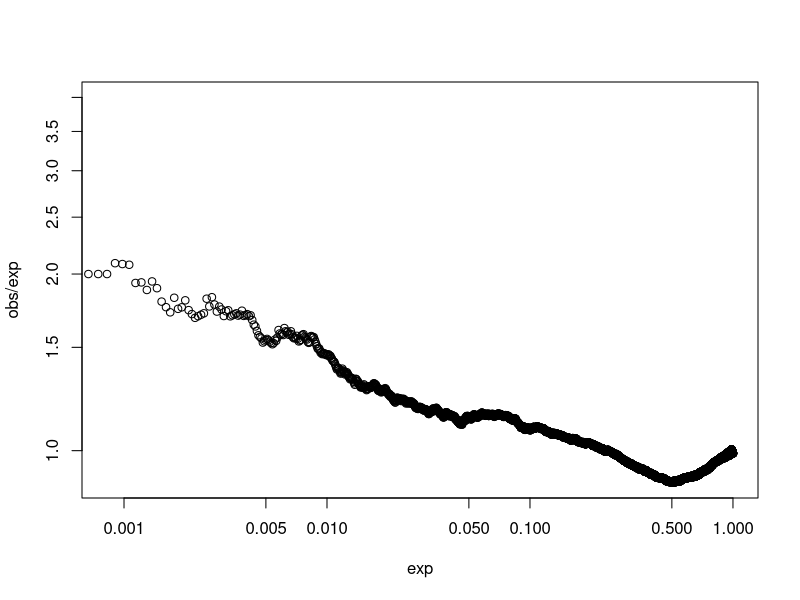
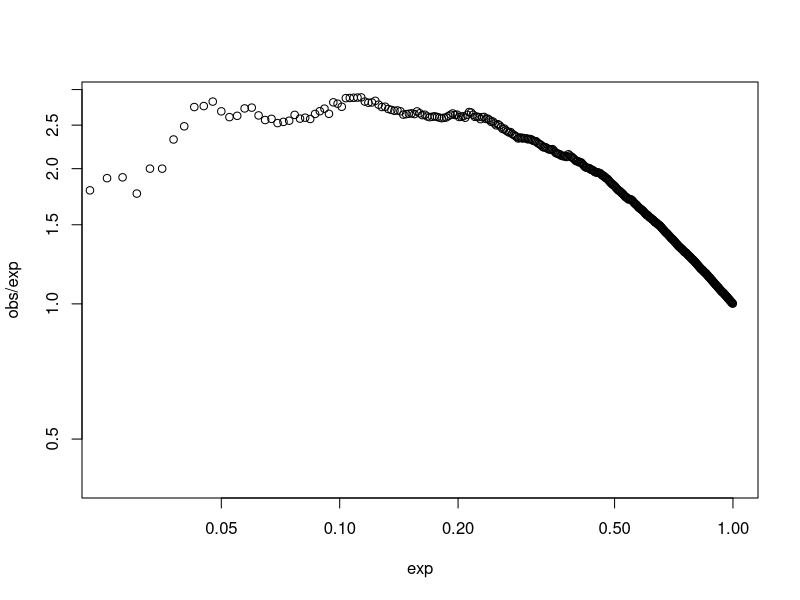
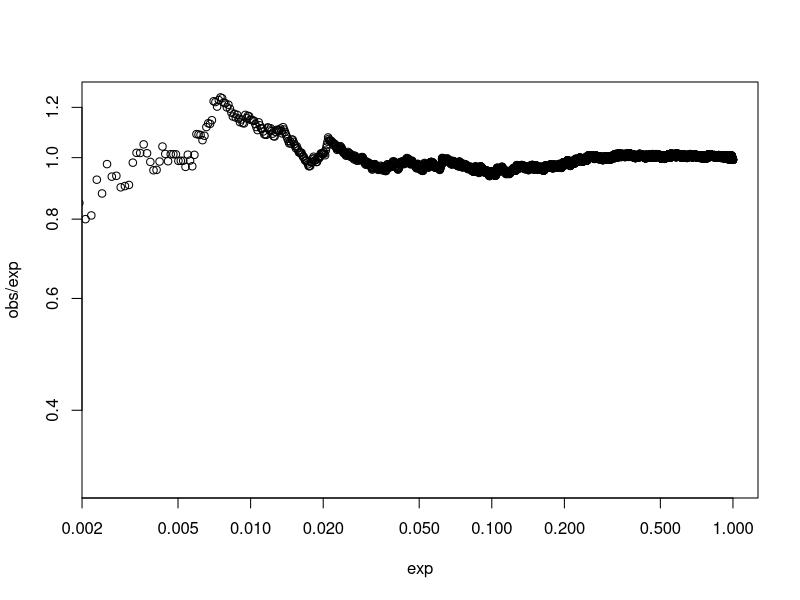

These figures' R source, in order:
## ---- chunk 1
knitr::opts_chunk$set(error=FALSE, warning=FALSE, message=FALSE)
knitr::opts_chunk$set(fig.path="figures-peak/")
## ---- chunk 2
group <- rep(c("A", "B"), each=2)
nlibs <- length(group)
design <- model.matrix(~group)
## ---- chunk 3
library(edgeR)
set.seed(90000)
P <- 1/0.1
nsites <- 1e5
is.null <- seq_len(nsites)
counts <- rbind(matrix(rnbinom(nsites*nlibs, mu=50, size=P), ncol=nlibs, byrow=TRUE),
                matrix(rnbinom(nsites*0.1*nlibs, mu=c(100, 100, 0, 0), size=P), ncol=nlibs, byrow=TRUE))
## ---- chunk 4
plotAlpha <- function(pvals, ylab="Observed/specified", xlab="Specified", xlim=NULL, ...) {
    exp <- (seq_along(pvals) - 0.5)/length(pvals)
    n <- findInterval(exp, sort(pvals))
    obs <- n/length(pvals)
    if (is.null(xlim)) { # Stable at 20 observations.
        xlim <- c(exp[which(n >= 20)[1]], 1)
    }
    plot(exp, obs/exp, log="xy", xlim=xlim, ...)
}
## ---- chunk 5
top.al2 <- apply(counts, 1, FUN=function(x) { sort(x)[nlibs-1] })
keep.al2 <- length(top.al2) - rank(top.al2, ties.method="random") +1 <= 20000
sum(which(keep.al2) %in% is.null)
## ---- chunk 6
y.al2 <- DGEList(counts[keep.al2,], lib.size=rep(1e6, nlibs))
y.al2 <- estimateDisp(y.al2, design)
y.al2$common.dispersion
## ---- chunk 7
fit.al2 <- glmQLFit(y.al2, design, robust=TRUE)
res.al2 <- glmQLFTest(fit.al2)
plotAlpha(res.al2$table$PValue[which(keep.al2) %in% is.null])
## ---- chunk 8
top.u <- apply(counts, 1, FUN=function(x) { max(x) })
keep.u <- length(top.u) - rank(top.u, ties.method="random") +1 <= 5000
sum(which(keep.u) %in% is.null)
## ---- chunk 9
y.u <- DGEList(counts[keep.u,], lib.size=rep(1e6, nlibs))
y.u <- estimateDisp(y.u, design)
y.u$common.dispersion
## ---- chunk 10
fit.u <- glmQLFit(y.u, design, robust=TRUE)
res.u <- glmQLFTest(fit.u)
plotAlpha(res.u$table$PValue[which(keep.u) %in% is.null])
## ---- chunk 11
top.m <- rowMeans(counts)
keep.m <- length(top.m) - rank(top.m, ties.method="random") +1 <= 10000
sum(which(keep.m) %in% is.null)
## ---- chunk 12
y.m <- DGEList(counts[keep.m,], lib.size=rep(1e6, nlibs))
y.m <- estimateDisp(y.m, design)
y.m$common.dispersion
## ---- chunk 13
fit.m <- glmQLFit(y.m, design, robust=TRUE)
res.m <- glmQLFTest(fit.m)
plotAlpha(res.m$table$PValue[which(keep.m) %in% is.null])
## ---- chunk 14
sessionInfo()
